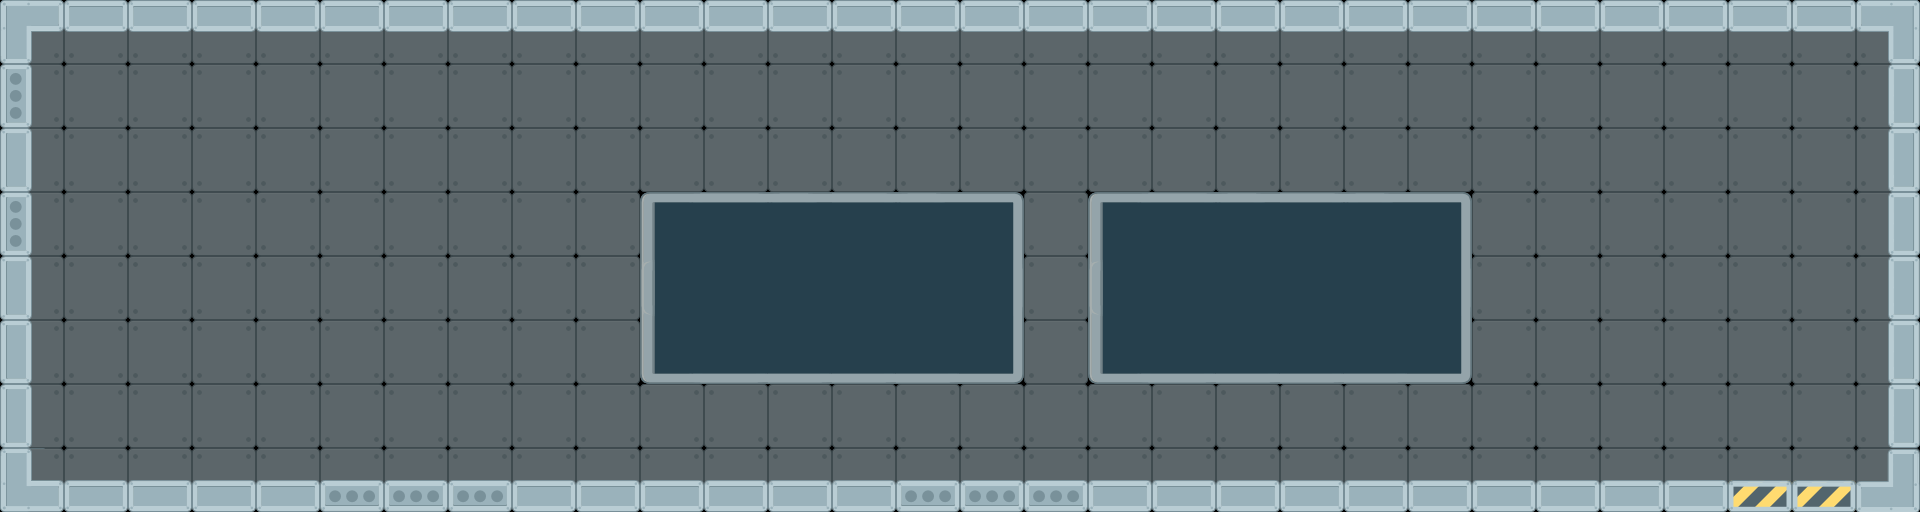

Rendered tile map (Tiled .tmx) drawn with the repository's tilesets; below, a short description and the map source with its tile grids summarised:
An orthogonal 30x8 tile map with 64x64 px tiles, 4 tile layers (background, space, windows, floor) and 21 objects (9x light_soft, 7x light_triangle).

<map version="1.0" orientation="orthogonal" renderorder="right-down" width="30" height="8" tilewidth="64" tileheight="64" nextobjectid="101">
 <tileset firstgid="1" name="tiles" tilewidth="64" tileheight="64" tilecount="128" columns="16">
  <image source="../tiles.png" width="1024" height="512" />
 </tileset>
 <layer name="background" width="30" height="8" opacity="0.5">
  <data>[240 cells, 204 non-empty, 1 distinct tile ids]</data>
 </layer>
 <layer name="space" width="30" height="8">
  <data>[240 cells, 8 non-empty, 8 distinct tile ids]</data>
 </layer>
 <layer name="windows" width="30" height="8" opacity="0.8">
  <data>[240 cells, 36 non-empty, 11 distinct tile ids]</data>
 </layer>
 <layer name="floor" width="30" height="8">
  <data>[240 cells, 72 non-empty, 11 distinct tile ids]</data>
 </layer>
 <objectgroup name="obstacles">
  <object id="1" x="4" y="484" width="1910.67" height="34" />
  <object id="3" x="3" y="-2" width="1914.33" height="34" />
  <object id="4" x="1" y="3" width="27" height="490" />
  <object id="5" x="1889" y="24" width="27" height="490" />
 </objectgroup>
 <objectgroup name="doors">
  <object id="7" x="1728.33" y="289.667" width="128" height="192">
   <properties>
    <property name="levelId" value="4" />
   </properties>
  </object>
 </objectgroup>
 <objectgroup name="lights">
  <object id="60" name="light_triangle" x="192" y="128" width="64" height="64">
   <properties>
    <property name="alpha" value="0.15" />
    <property name="color" value="0xffffffff" />
    <property name="height" value="1000" />
    <property name="type" value="triangle" />
    <property name="width" value="300" />
   </properties>
  </object>
  <object id="65" name="light_triangle" x="448" y="128" width="64" height="64">
   <properties>
    <property name="alpha" value="0.15" />
    <property name="color" value="0xffffffff" />
    <property name="height" value="1000" />
    <property name="type" value="triangle" />
    <property name="width" value="300" />
   </properties>
  </object>
  <object id="66" name="light_triangle" x="704" y="128" width="64" height="64">
   <properties>
    <property name="alpha" value="0.15" />
    <property name="color" value="0xffffffff" />
    <property name="height" value="1000" />
    <property name="type" value="triangle" />
    <property name="width" value="300" />
   </properties>
  </object>
  <object id="77" name="light_soft" x="256" y="256" width="64" height="64">
   <properties>
    <property name="alpha" value="0.05" />
    <property name="color" value="0xffE0F7FA" />
    <property name="height" value="1000" />
    <property name="type" value="soft" />
    <property name="width" value="1000" />
   </properties>
  </object>
  <object id="79" name="light_soft" x="448" y="256" width="64" height="64">
   <properties>
    <property name="alpha" value="0.05" />
    <property name="color" value="0xffE0F7FA" />
    <property name="height" value="1000" />
    <property name="type" value="soft" />
    <property name="width" value="1000" />
   </properties>
  </object>
  <object id="80" name="light_soft" x="640" y="256" width="64" height="64">
   <properties>
    <property name="alpha" value="0.05" />
    <property name="color" value="0xffE0F7FA" />
    <property name="height" value="1000" />
    <property name="type" value="soft" />
    <property name="width" value="1000" />
   </properties>
  </object>
  <object id="81" name="light_soft" x="1758.67" y="350.667" width="64" height="64">
   <properties>
    <property name="alpha" value="0.1" />
    <property name="color" value="0xffffffff" />
    <property name="height" value="500" />
    <property name="type" value="soft" />
    <property name="width" value="500" />
   </properties>
  </object>
  <object id="83" name="light_triangle" x="958.667" y="128" width="64" height="64">
   <properties>
    <property name="alpha" value="0.15" />
    <property name="color" value="0xffffffff" />
    <property name="height" value="1000" />
    <property name="type" value="triangle" />
    <property name="width" value="300" />
   </properties>
  </object>
  <object id="84" name="light_soft" x="832" y="256" width="64" height="64">
   <properties>
    <property name="alpha" value="0.05" />
    <property name="color" value="0xffE0F7FA" />
    <property name="height" value="1000" />
    <property name="type" value="soft" />
    <property name="width" value="1000" />
   </properties>
  </object>
  <object id="85" name="light_soft" x="1024" y="256" width="64" height="64">
   <properties>
    <property name="alpha" value="0.05" />
    <property name="color" value="0xffE0F7FA" />
    <property name="height" value="1000" />
    <property name="type" value="soft" />
    <property name="width" value="1000" />
   </properties>
  </object>
  <object id="86" name="light_soft" x="1216" y="256" width="64" height="64">
   <properties>
    <property name="alpha" value="0.05" />
    <property name="color" value="0xffE0F7FA" />
    <property name="height" value="1000" />
    <property name="type" value="soft" />
    <property name="width" value="1000" />
   </properties>
  </object>
  <object id="87" name="light_soft" x="1408" y="256" width="64" height="64">
   <properties>
    <property name="alpha" value="0.05" />
    <property name="color" value="0xffE0F7FA" />
    <property name="height" value="1000" />
    <property name="type" value="soft" />
    <property name="width" value="1000" />
   </properties>
  </object>
  <object id="88" name="light_soft" x="1600" y="256" width="64" height="64">
   <properties>
    <property name="alpha" value="0.05" />
    <property name="color" value="0xffE0F7FA" />
    <property name="height" value="1000" />
    <property name="type" value="soft" />
    <property name="width" value="1000" />
   </properties>
  </object>
  <object id="89" name="light_triangle" x="1216" y="128" width="64" height="64">
   <properties>
    <property name="alpha" value="0.15" />
    <property name="color" value="0xffffffff" />
    <property name="height" value="1000" />
    <property name="type" value="triangle" />
    <property name="width" value="300" />
   </properties>
  </object>
  <object id="90" name="light_triangle" x="1472" y="128" width="64" height="64">
   <properties>
    <property name="alpha" value="0.15" />
    <property name="color" value="0xffffffff" />
    <property name="height" value="1000" />
    <property name="type" value="triangle" />
    <property name="width" value="300" />
   </properties>
  </object>
  <object id="91" name="light_triangle" x="1728" y="128" width="64" height="64">
   <properties>
    <property name="alpha" value="0.15" />
    <property name="color" value="0xffffffff" />
    <property name="height" value="1000" />
    <property name="type" value="triangle" />
    <property name="width" value="300" />
   </properties>
  </object>
 </objectgroup>
</map>
